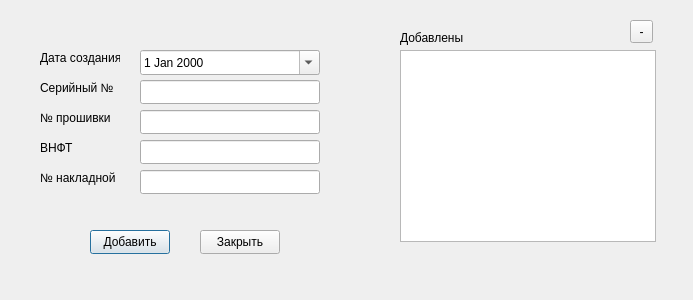
<?xml version="1.0" encoding="UTF-8"?>
<ui version="4.0">
 <class>PlateWindow</class>
 <widget class="QDialog" name="PlateWindow">
  <property name="geometry">
   <rect>
    <x>0</x>
    <y>0</y>
    <width>693</width>
    <height>300</height>
   </rect>
  </property>
  <property name="windowTitle">
   <string>Плата</string>
  </property>
  <widget class="QLabel" name="label">
   <property name="geometry">
    <rect>
     <x>40</x>
     <y>50</y>
     <width>80</width>
     <height>16</height>
    </rect>
   </property>
   <property name="text">
    <string>Дата создания</string>
   </property>
  </widget>
  <widget class="QLabel" name="label_2">
   <property name="geometry">
    <rect>
     <x>40</x>
     <y>80</y>
     <width>80</width>
     <height>16</height>
    </rect>
   </property>
   <property name="text">
    <string>Серийный №</string>
   </property>
  </widget>
  <widget class="QLabel" name="label_3">
   <property name="geometry">
    <rect>
     <x>40</x>
     <y>110</y>
     <width>80</width>
     <height>16</height>
    </rect>
   </property>
   <property name="text">
    <string>№ прошивки</string>
   </property>
  </widget>
  <widget class="QLabel" name="label_4">
   <property name="geometry">
    <rect>
     <x>40</x>
     <y>140</y>
     <width>80</width>
     <height>16</height>
    </rect>
   </property>
   <property name="text">
    <string>ВНФТ</string>
   </property>
  </widget>
  <widget class="QLabel" name="label_5">
   <property name="geometry">
    <rect>
     <x>40</x>
     <y>170</y>
     <width>80</width>
     <height>16</height>
    </rect>
   </property>
   <property name="text">
    <string>№ накладной</string>
   </property>
  </widget>
  <widget class="QLineEdit" name="leNumber">
   <property name="geometry">
    <rect>
     <x>140</x>
     <y>80</y>
     <width>180</width>
     <height>24</height>
    </rect>
   </property>
  </widget>
  <widget class="QLineEdit" name="leNumberFW">
   <property name="geometry">
    <rect>
     <x>140</x>
     <y>110</y>
     <width>180</width>
     <height>24</height>
    </rect>
   </property>
  </widget>
  <widget class="QLineEdit" name="leVNFT">
   <property name="geometry">
    <rect>
     <x>140</x>
     <y>140</y>
     <width>180</width>
     <height>24</height>
    </rect>
   </property>
  </widget>
  <widget class="QLineEdit" name="leNumberDoc">
   <property name="geometry">
    <rect>
     <x>140</x>
     <y>170</y>
     <width>180</width>
     <height>24</height>
    </rect>
   </property>
  </widget>
  <widget class="QDateEdit" name="deCreateDate">
   <property name="geometry">
    <rect>
     <x>140</x>
     <y>50</y>
     <width>180</width>
     <height>25</height>
    </rect>
   </property>
   <property name="calendarPopup">
    <bool>true</bool>
   </property>
  </widget>
  <widget class="QPushButton" name="pbAdd">
   <property name="geometry">
    <rect>
     <x>90</x>
     <y>230</y>
     <width>80</width>
     <height>24</height>
    </rect>
   </property>
   <property name="text">
    <string>Добавить</string>
   </property>
  </widget>
  <widget class="QPushButton" name="pbCancel">
   <property name="geometry">
    <rect>
     <x>200</x>
     <y>230</y>
     <width>80</width>
     <height>24</height>
    </rect>
   </property>
   <property name="text">
    <string>Закрыть</string>
   </property>
  </widget>
  <widget class="QListWidget" name="listWidget">
   <property name="geometry">
    <rect>
     <x>400</x>
     <y>50</y>
     <width>256</width>
     <height>192</height>
    </rect>
   </property>
  </widget>
  <widget class="QLabel" name="label_6">
   <property name="geometry">
    <rect>
     <x>400</x>
     <y>30</y>
     <width>81</width>
     <height>16</height>
    </rect>
   </property>
   <property name="text">
    <string>Добавлены</string>
   </property>
  </widget>
  <widget class="QToolButton" name="tbDelete">
   <property name="geometry">
    <rect>
     <x>630</x>
     <y>20</y>
     <width>23</width>
     <height>23</height>
    </rect>
   </property>
   <property name="text">
    <string>-</string>
   </property>
  </widget>
 </widget>
 <resources/>
 <connections>
  <connection>
   <sender>pbCancel</sender>
   <signal>clicked()</signal>
   <receiver>PlateWindow</receiver>
   <slot>reject()</slot>
   <hints>
    <hint type="sourcelabel">
     <x>249</x>
     <y>241</y>
    </hint>
    <hint type="destinationlabel">
     <x>199</x>
     <y>149</y>
    </hint>
   </hints>
  </connection>
 </connections>
</ui>
